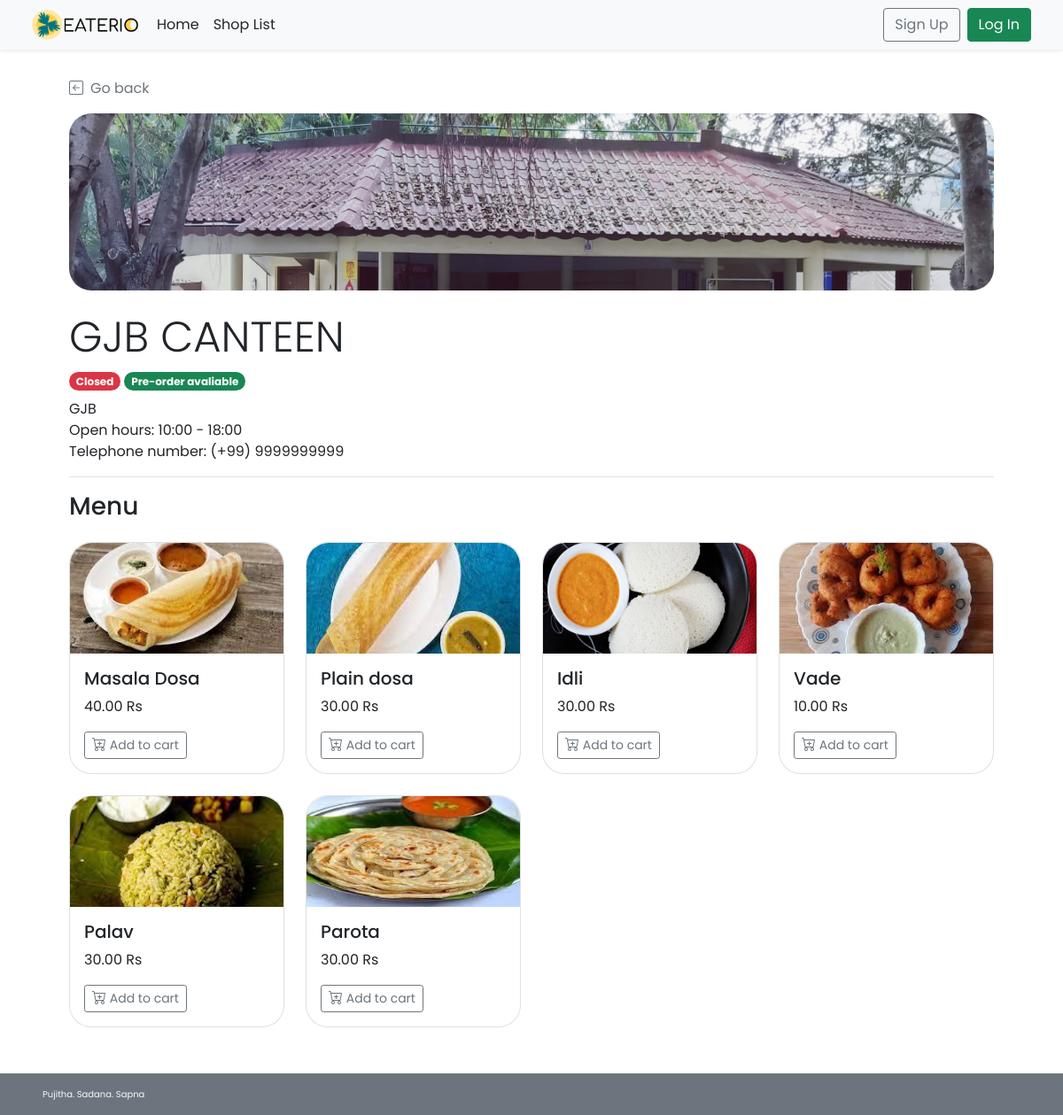
Page /shop_menu.php?s_id=1 on the committed database.
### tables this page shows
CREATE TABLE `shop` (
  `s_id` int(11) NOT NULL,
  `s_username` varchar(45) NOT NULL,
  `s_pwd` varchar(45) NOT NULL,
  `s_name` varchar(45) NOT NULL,
  `s_location` varchar(100) NOT NULL,
  `s_openhour` time NOT NULL,
  `s_closehour` time NOT NULL,
  `s_status` tinyint(4) NOT NULL DEFAULT 1 COMMENT 'shop ready for taking orders or not(1 for open, 0 for close)\r\n',
  `s_preorderstatus` tinyint(4) NOT NULL DEFAULT 1 COMMENT 'shop is ready for preorder or not',
  `s_email` varchar(45) NOT NULL,
  `s_phoneno` varchar(10) NOT NULL,
  `s_pic` text DEFAULT NULL
);

CREATE TABLE `food` (
  `f_id` int(11) NOT NULL,
  `s_id` int(11) NOT NULL,
  `f_name` varchar(100) NOT NULL,
  `f_price` decimal(6,2) NOT NULL,
  `f_todayavail` tinyint(4) NOT NULL DEFAULT 1 COMMENT 'Food is available to order or not\r\n',
  `f_preorderavail` tinyint(4) NOT NULL DEFAULT 1,
  `f_pic` text DEFAULT NULL
);

### shop_menu.php (the view, shortened to what this page needs)
<!DOCTYPE html>
<html lang="en">
<head>
    <?php
        include("conn_db.php");
        include('head.php');
    ?>
    <link href="css/main.css" rel="stylesheet">
    <link href="css/menu.css" rel="stylesheet">
</head>
<body class="d-flex flex-column h-100">
    <?php include('nav_header.php')?>
    <?php
        $s_id = $_GET["s_id"];
        $query = "SELECT s_name,s_location,s_openhour,s_closehour,s_status,s_preorderstatus,s_phoneno,s_pic
        FROM shop WHERE s_id = {$s_id} LIMIT 0,1";
        $result = $mysqli -> query($query);
        $shop_row = $result -> fetch_array();
    ?>
    <div class="container px-5 py-4" id="shop-body">
        <a class="nav nav-item text-decoration-none text-muted mb-3" href="#" onclick="history.back();">
            <i class="bi bi-arrow-left-square me-2"></i>Go back
        </a>
        <div class="mb-3 text-wrap" id="shop-header">
            <div class="rounded-25 mb-4" id="shop-img" style="
                    background: url(
                        <?php
                            if(is_null($shop_row["s_pic"])){echo "'img/default.png'";}
                            else{echo "'img/{$shop_row['s_pic']}'";}
                        ?>
                    ) center; height: 200px;
                    background-size: cover; background-repeat: no-repeat;
                    background-position: center;">
            </div>
            <h1 class="display-5 strong"><?php echo $shop_row["s_name"];?></h1>
            <ul class="list-unstyled">
                <li class="my-2">
                    <?php
                        $now = date('H:i:s');
                        if((($now < $shop_row["s_openhour"])||($now > $shop_row["s_closehour"]))||($shop_row["s_status"]==0)){
                    ?>
                    <span class="badge rounded-pill bg-danger">Closed</span>
                    <?php }else{ ?>
                    <span class="badge rounded-pill bg-success">Open</span>
                    <?php }
                        if($shop_row["s_preorderstatus"]==1){
                    ?>
                    <span class="badge rounded-pill bg-success">Pre-order avaliable</span>
                    <?php }else{ ?>
                    <span class="badge rounded-pill bg-danger">Pre-order Unavaliable</span>
                    <?php } ?>
                </li>
                <li class=""><?php echo $shop_row["s_location"];?></li>
                <li class="">Open hours:
                    <?php
                        $open = explode(":",$shop_row["s_openhour"]);
                        $close = explode(":",$shop_row["s_closehour"]);
                        echo $open[0].":".$open[1]." - ".$close[0].":".$close[1];
                    ?>
                </li>
                <li class="">Telephone number: <?php echo "(+99) ".$shop_row["s_phoneno"];?></li>
            </ul>
        </div>
        <h3 class="border-top py-3 mt-2">Menu</h3>
        <div class="row row-cols-1 row-cols-md-2 row-cols-lg-4 align-items-stretch mb-1">
        <?php
            $query = "SELECT * FROM food WHERE s_id = {$s_id} AND NOT(f_todayavail  = 0 AND f_preorderavail = 0)";
            $result = $mysqli -> query($query);
            if($result ->num_rows > 0){
                while($food_row = $result->fetch_array()){
        ?>
            <div class="col">
                <div class="card rounded-25 mb-4">
                    <a href="food_item.php?<?php echo "s_id=".$food_row["s_id"]."&f_id=".$food_row["f_id"]?>" class="text-decoration-none text-dark">
                        <div class="card-img-top">
                            <img
                                <?php
                                if(is_null($food_row["f_pic"])){echo "src='img/default.png'";}
                                else{echo "src=\"img/{$food_row['f_pic']}\"";}
                                ?>
                                style="width:100%; height:125px; object-fit:cover;"
                                class="img-fluid" alt="<?php echo $food_row["f_name"]?>">
                        </div>
                        <div class="card-body">
                            <h5 class="card-title fs-5"><?php echo $food_row["f_name"]?></h5>
                            <p class="card-text"><?php echo $food_row["f_price"]?> Rs</p>
                            <a href="food_item.php?<?php echo "s_id=".$food_row["s_id"]."&f_id=".$food_row["f_id"]?>" class="btn btn-sm mt-3 btn-outline-secondary">
                                 Add to cart
                            </a>
                        </div>
                    </a>
                </div>
            </div>
            <?php
                    }
                }
            ?>
        </div>
    </div>
    <footer
    class="footer d-flex flex-wrap justify-content-between align-items-center px-5 py-3 mt-auto bg-secondary text-light">
        <span class="xsmall-font">Pujitha. Sadana. Sapna</span></span>
    </footer>
</body>
</html>

### css/main.css (style rules this page uses)
html { height: 100%; }
body { height: 100%; padding-top: 4rem; margin-bottom: -50px; font-family: 'Poppins', 'Noto Sans Thai', sans-serif; }
a { cursor: pointer; }
.bi { vertical-align: -.125em; fill: currentColor; }
.xsmall-font { font-size: x-small; }
.rounded-25 { border-radius: 25px; }

### css/menu.css (style rules this page uses)
html, body { height: 100%; }
.card img { width: 100%; border-radius: 25px 25px 0px 0px; }

### rows in the picture
shop: s_pic (picture), s_name "GJB CANTEEN", s_location "GJB", s_openhour "10", s_openhour "00", s_closehour "18", s_closehour "00", s_phoneno "9999999999"
food: f_pic (picture), f_name "Masala Dosa", f_price "40.00"
food: f_pic (picture), f_name "Plain dosa", f_price "30.00"
food: f_pic (picture), f_name "Idli", f_price "30.00"
food: f_pic (picture), f_name "Vade", f_price "10.00"
food: f_pic (picture), f_name "Palav", f_price "30.00"
food: f_pic (picture), f_name "Parota", f_price "30.00"
